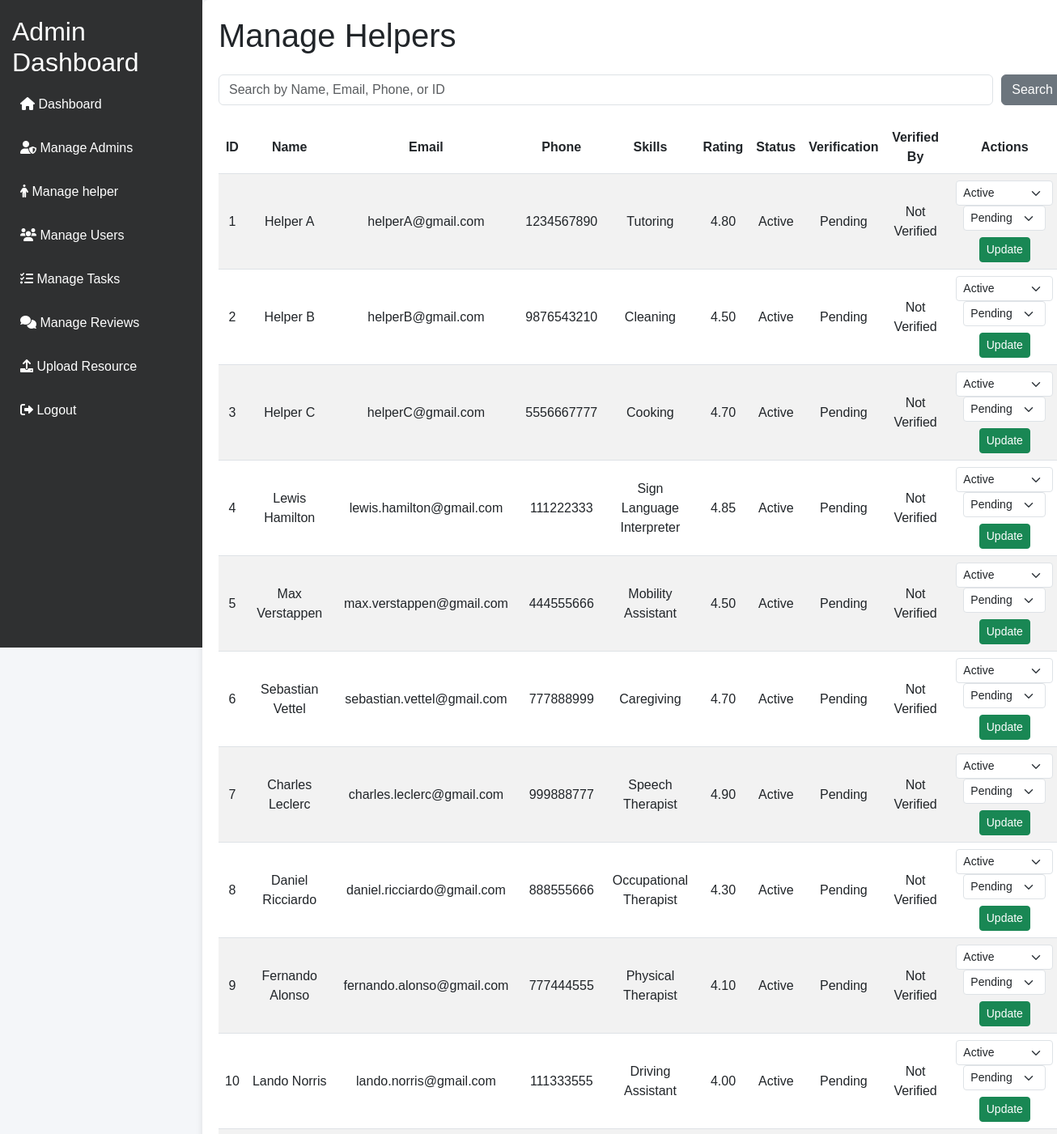
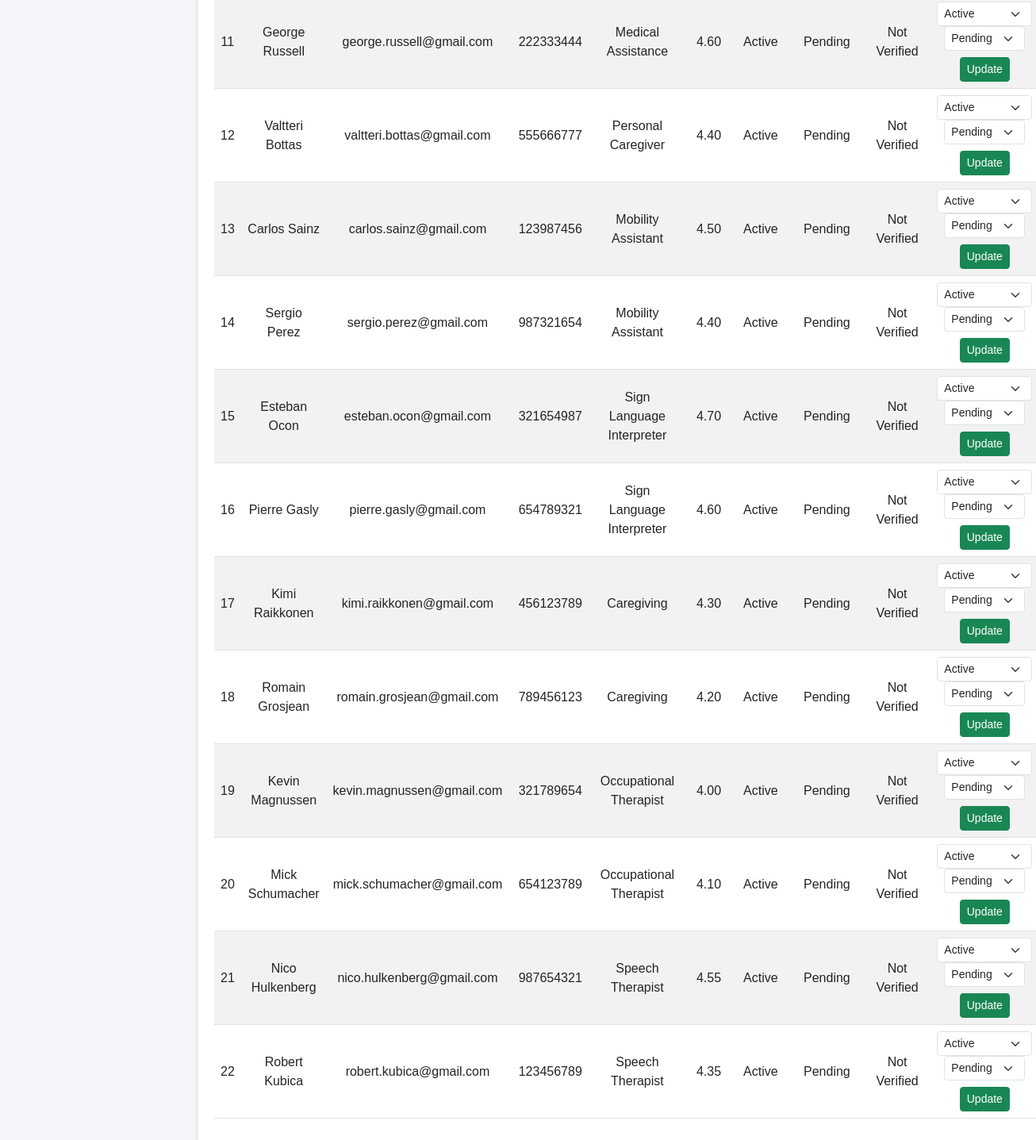
The page /admin/helper.php (signed in) on the database its author committed (2 pictures, top to bottom).
### tables this page shows
CREATE TABLE `helpers` (
  `helper_id` int(11) NOT NULL,
  `name` varchar(255) NOT NULL,
  `email` varchar(255) NOT NULL,
  `password_hash` varchar(255) NOT NULL,
  `phone_number` varchar(15) DEFAULT NULL,
  `address` text DEFAULT NULL,
  `skills` text DEFAULT NULL,
  `rating` decimal(3,2) DEFAULT 0.00,
  `profile_photo` text DEFAULT NULL,
  `created_at` timestamp NOT NULL DEFAULT current_timestamp(),
  `updated_at` timestamp NOT NULL DEFAULT current_timestamp() ON UPDATE current_timestamp(),
  `verification_status` enum('pending','verified','rejected') DEFAULT 'pending',
  `verified_by` int(11) DEFAULT NULL,
  `status` enum('active','suspended','deactivated') DEFAULT 'active'
);

### admin/helper.php (the view, shortened to what this page needs)
<?php
include '../dbconnect.php';
$search_query = "";
if (isset($_GET['search']) && !empty($_GET['search'])) {
    $search_query = $conn->real_escape_string($_GET['search']);
    $helpers_query = "SELECT * FROM helpers
                      WHERE name LIKE '%$search_query%'
                         OR email LIKE '%$search_query%'
                         OR phone_number LIKE '%$search_query%'
                         OR helper_id LIKE '%$search_query%'";
} else {
    $helpers_query = "SELECT * FROM helpers";
}
$helpers_result = $conn->query($helpers_query);
?>
<!DOCTYPE html>
<html lang="en">
<head>
    <link href="https://cdn.jsdelivr.net/npm/bootstrap@5.3.0-alpha3/dist/css/bootstrap.min.css" rel="stylesheet">
</head>
<body>
<?php include"header_admin.php"?>
    <div class="container" style="margin-left: 250px; padding: 20px;">
        <h1 class="mb-4">Manage Helpers</h1>
        <form method="GET" class="search-bar">
            <input type="text" name="search" class="form-control" placeholder="Search by Name, Email, Phone, or ID" value="<?php echo htmlspecialchars($search_query); ?>">
            <button type="submit" class="btn btn-secondary">Search</button>
        </form>
        <div class="table-container">
            <table class="table table-striped table-hover">
                <thead>
                <tr>
                    <th>ID</th>
                    <th>Name</th>
                    <th>Email</th>
                    <th>Phone</th>
                    <th>Skills</th>
                    <th>Rating</th>
                    <th>Status</th>
                    <th>Verification</th>
                    <th>Verified By</th>
                    <th>Actions</th>
                </tr>
                </thead>
                <tbody>
                <?php while ($helper = $helpers_result->fetch_assoc()): ?>
                    <tr>
                        <td><?php echo htmlspecialchars($helper['helper_id']); ?></td>
                        <td><?php echo htmlspecialchars($helper['name']); ?></td>
                        <td><?php echo htmlspecialchars($helper['email']); ?></td>
                        <td><?php echo htmlspecialchars($helper['phone_number']); ?></td>
                        <td><?php echo htmlspecialchars($helper['skills']); ?></td>
                        <td><?php echo number_format($helper['rating'], 2); ?></td>
                        <td><?php echo ucfirst(htmlspecialchars($helper['status'])); ?></td>
                        <td><?php echo ucfirst(htmlspecialchars($helper['verification_status'])); ?></td>
                        <td>
                            <?php
                            if ($helper['verified_by']) {
                                $verifier_query = "SELECT name FROM admins WHERE admin_id = " . (int)$helper['verified_by'];
                                $verifier_result = $conn->query($verifier_query);
                                $verifier = $verifier_result->fetch_assoc();
                                echo htmlspecialchars($verifier['name'] ?? 'Unknown');
                            } else {
                                echo 'Not Verified';
                            }
                            ?>
                        </td>
                        <td>
                            <form method="POST" style="display:inline-block;">
                                <select name="status" class="form-select form-select-sm d-inline" style="width:auto;">
                                    <option value="active" <?php echo $helper['status'] === 'active' ? 'selected' : ''; ?>>Active</option>
                                </select>
                                <select name="verification_status" class="form-select form-select-sm d-inline" style="width:auto;">
                                    <option value="pending" <?php echo $helper['verification_status'] === 'pending' ? 'selected' : ''; ?>>Pending</option>
                                </select>
                                <button type="submit" name="update_helper" class="btn btn-success btn-sm mt-2">Update</button>
                            </form>
                        </td>
                    </tr>
                <?php endwhile; ?>
                </tbody>
            </table>
        </div>
    </div>
</body>
</html>

### admin/helper.php (style rules this page uses)
body { font-family: Arial, sans-serif; background-color: #f8f9fa; width: 83%; }
.container { margin-top: 0px; background: #fff; border-radius: 8px; padding: 20px; box-shadow: 0 4px 8px rgba(0, 0, 0, 0.1); }
h1 { font-size: 28px; color: #333; font-weight: bold; }
.search-bar { display: flex; align-items: center; margin-bottom: 20px; }
.search-bar input { flex: 1; margin-right: 10px; }
.table th, .table td { vertical-align: middle; text-align: center; }
.btn { transition: background-color 0.3s ease; }

### admin/header_admin.php (style rules this page uses)
body { font-family: 'Arial', sans-serif; background-color: #f4f6f9; }

### rows shown on the page
helpers: helper_id "1", name "Helper A", email "helperA@gmail.com", phone_number "1234567890", skills "Tutoring", rating "4.80", status "Active", verification_status "Pending", shows "Not Verified"
helpers: helper_id "2", name "Helper B", email "helperB@gmail.com", phone_number "9876543210", skills "Cleaning", rating "4.50", status "Active", verification_status "Pending", shows "Not Verified"
helpers: helper_id "3", name "Helper C", email "helperC@gmail.com", phone_number "5556667777", skills "Cooking", rating "4.70", status "Active", verification_status "Pending", shows "Not Verified"
helpers: helper_id "4", name "Lewis Hamilton", email "lewis.hamilton@gmail.com", phone_number "111222333", skills "Sign Language Interpreter", rating "4.85", status "Active", verification_status "Pending", shows "Not Verified"
helpers: helper_id "5", name "Max Verstappen", email "max.verstappen@gmail.com", phone_number "444555666", skills "Mobility Assistant", rating "4.50", status "Active", verification_status "Pending", shows "Not Verified"
helpers: helper_id "6", name "Sebastian Vettel", email "sebastian.vettel@gmail.com", phone_number "777888999", skills "Caregiving", rating "4.70", status "Active", verification_status "Pending", shows "Not Verified"
helpers: helper_id "7", name "Charles Leclerc", email "charles.leclerc@gmail.com", phone_number "999888777", skills "Speech Therapist", rating "4.90", status "Active", verification_status "Pending", shows "Not Verified"
helpers: helper_id "8", name "Daniel Ricciardo", email "daniel.ricciardo@gmail.com", phone_number "888555666", skills "Occupational Therapist", rating "4.30", status "Active", verification_status "Pending", shows "Not Verified"
helpers: helper_id "9", name "Fernando Alonso", email "fernando.alonso@gmail.com", phone_number "777444555", skills "Physical Therapist", rating "4.10", status "Active", verification_status "Pending", shows "Not Verified"
helpers: helper_id "10", name "Lando Norris", email "lando.norris@gmail.com", phone_number "111333555", skills "Driving Assistant", rating "4.00", status "Active", verification_status "Pending", shows "Not Verified"
helpers: helper_id "11", name "George Russell", email "george.russell@gmail.com", phone_number "222333444", skills "Medical Assistance", rating "4.60", status "Active", verification_status "Pending", shows "Not Verified"
helpers: helper_id "12", name "Valtteri Bottas", email "valtteri.bottas@gmail.com", phone_number "555666777", skills "Personal Caregiver", rating "4.40", status "Active", verification_status "Pending", shows "Not Verified"
helpers: helper_id "13", name "Carlos Sainz", email "carlos.sainz@gmail.com", phone_number "123987456", skills "Mobility Assistant", rating "4.50", status "Active", verification_status "Pending", shows "Not Verified"
helpers: helper_id "14", name "Sergio Perez", email "sergio.perez@gmail.com", phone_number "987321654", skills "Mobility Assistant", rating "4.40", status "Active", verification_status "Pending", shows "Not Verified"
helpers: helper_id "15", name "Esteban Ocon", email "esteban.ocon@gmail.com", phone_number "321654987", skills "Sign Language Interpreter", rating "4.70", status "Active", verification_status "Pending", shows "Not Verified"
helpers: helper_id "16", name "Pierre Gasly", email "pierre.gasly@gmail.com", phone_number "654789321", skills "Sign Language Interpreter", rating "4.60", status "Active", verification_status "Pending", shows "Not Verified"
helpers: helper_id "17", name "Kimi Raikkonen", email "kimi.raikkonen@gmail.com", phone_number "456123789", skills "Caregiving", rating "4.30", status "Active", verification_status "Pending", shows "Not Verified"
helpers: helper_id "18", name "Romain Grosjean", email "romain.grosjean@gmail.com", phone_number "789456123", skills "Caregiving", rating "4.20", status "Active", verification_status "Pending", shows "Not Verified"
helpers: helper_id "19", name "Kevin Magnussen", email "kevin.magnussen@gmail.com", phone_number "321789654", skills "Occupational Therapist", rating "4.00", status "Active", verification_status "Pending", shows "Not Verified"
helpers: helper_id "20", name "Mick Schumacher", email "mick.schumacher@gmail.com", phone_number "654123789", skills "Occupational Therapist", rating "4.10", status "Active", verification_status "Pending", shows "Not Verified"
helpers: helper_id "21", name "Nico Hulkenberg", email "nico.hulkenberg@gmail.com", phone_number "987654321", skills "Speech Therapist", rating "4.55", status "Active", verification_status "Pending", shows "Not Verified"
helpers: helper_id "22", name "Robert Kubica", email "robert.kubica@gmail.com", phone_number "123456789", skills "Speech Therapist", rating "4.35", status "Active", verification_status "Pending", shows "Not Verified"
